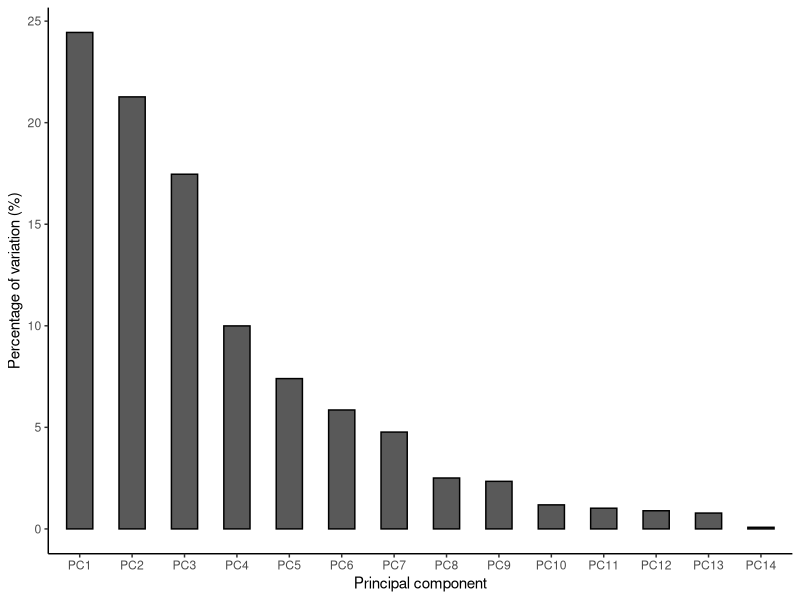
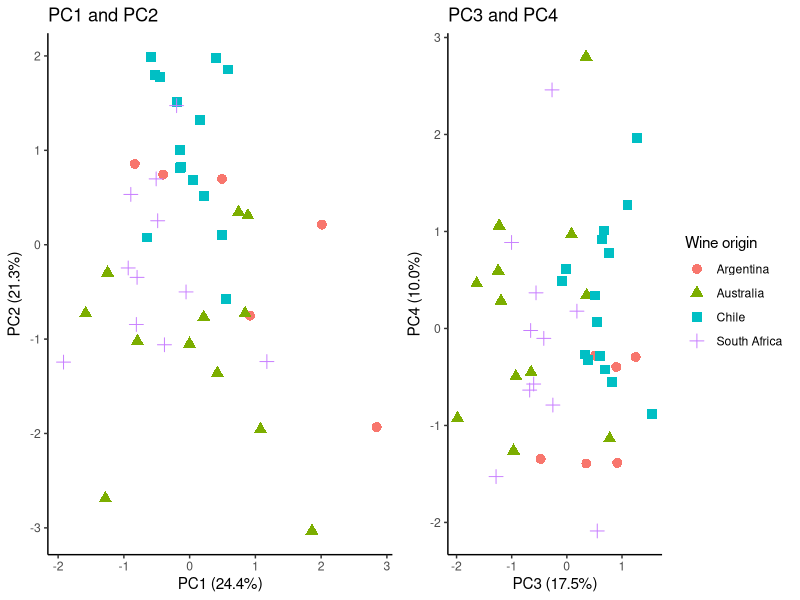
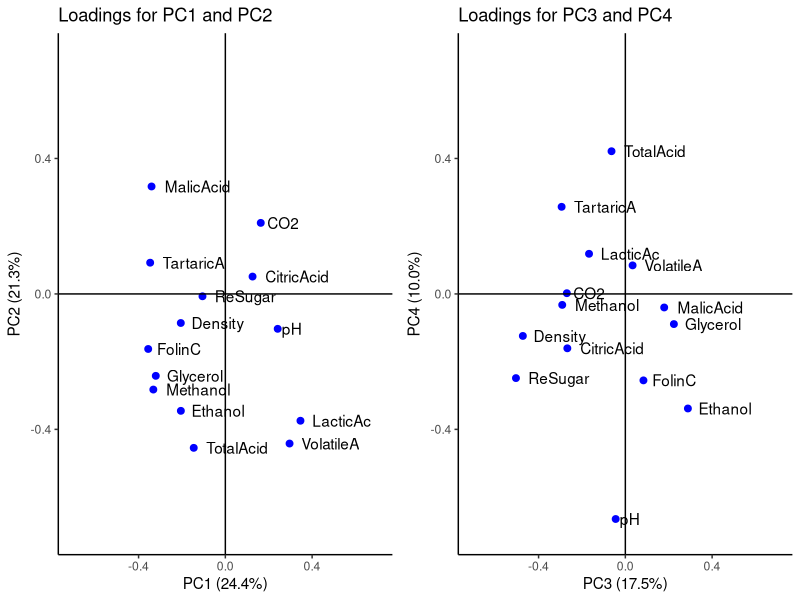

Write the R code that produced these figures, in order.
### PCA Wine Data ###

library(purrr)
library(ggplot2)
library(dplyr)
library(ggpubr)

# Data --------------------------------------------------------------------

# Variable names
var_names <- read.csv("data/Label_Pred_values_IR.csv")
var_names <- names(var_names)

# Wine labels
wine_label <- read.csv("data/Label_Wine_samples.csv", header = FALSE)
wine_label <- unname(unlist(wine_label))

# Wine data set
data_set_wine <- read.csv(
  "data/Pred_values.csv", header = FALSE,
  row.names = wine_label, col.names = var_names
)

head(data_set_wine)

# Center and divide by standard deviation ---------------------------------

# Means for each variable
var_means <- unlist(map(data_set_wine, mean))

# Standard deviation for each variable
var_sd <- unlist(map(data_set_wine, sd))

# Center each variable
data_set_wine_2 <- map2(
  data_set_wine, var_means, .f = function(x, mean) x - mean
)

# Divide by the standard deviation of each variable
data_set_wine_2 <- map2(
  data_set_wine_2, var_sd, .f = function(x, sd) x / sd
)

# Make a matrix from the previous list
data_set_wine_2 <- as.matrix(data.frame(data_set_wine_2))

head(data_set_wine_2)

# Covariance matrix -------------------------------------------------------

# Calculate the covariance matrix
cov_wine <- (t(data_set_wine_2) %*% data_set_wine_2) / 
  (nrow(data_set_wine_2) - 1)

cov_wine[1:5, 1:5]

# Eigenvectors and eigenvalues --------------------------------------------

# eigen() to obtain eigenvalues and eigenvectors
eg_wine <- eigen(cov_wine)

# Eigenvalues
eg_vals <- eg_wine$values

# Eigenvectors
eg_vecs <- eg_wine$vectors

# Number of eigenvalues
length(eg_vals)

# Number of eigenvectors
ncol(eg_vecs)

# Scree plot --------------------------------------------------------------

# Calculate variances from each eigenvalue
eg_vars <- eg_vals / (nrow(data_set_wine_2) - 1)

# Data frame with variance percentages
vars_perc <- data.frame(
  PC  = unlist(map(1:14, function(x) paste0("PC", x))),
  PER = round((eg_vars * 100) / sum(eg_vars), 4)
)

# Scree plot
ggplot(
  vars_perc, 
  aes(x = reorder(PC, order(PER, decreasing = TRUE)), y = PER)
) +
  geom_col(width = 0.5, color = "black") +
  xlab("Principal component") +
  ylab("Percentage of variation (%)") +
  theme_classic()

# Data in lower dimensions ------------------------------------------------

# Change the basis of the data
data_set_wine_eb <- data_set_wine_2 %*% solve(eg_vecs)

# Transform to a data frame
data_set_wine_eb <- data.frame(data_set_wine_eb)
colnames(data_set_wine_eb) <- vars_perc$PC

# Add a column with the origin of each wine sample
data_set_wine_eb <- data_set_wine_eb %>% 
  mutate(
    WineSample = unlist(map(wine_label, function(x) substr(x, 1, 3)))
  ) %>% 
  relocate(WineSample)

head(data_set_wine_eb)

# Scatter plot for PC1 and PC2
pc12 <- ggplot(
  data_set_wine_eb, 
  aes(PC1, PC2, color = WineSample, shape = WineSample)
) +
  geom_point(size = 3) +
  ggtitle("PC1 and PC2") +
  xlab("PC1 (24.4%)") +
  ylab("PC2 (21.3%)") +
  theme_classic() +
  theme(legend.position = "none") 

# Scatter plot for PC3 and PC4
pc34 <- ggplot(
  data_set_wine_eb, 
  aes(PC3, PC4, color = WineSample, shape = WineSample)
) +
  geom_point(size = 3) +
  scale_color_discrete(
    name = "Wine origin", 
    labels = c("Argentina", "Australia", "Chile", "South Africa")
  ) +
  scale_shape_discrete(
    name = "Wine origin", 
    labels = c("Argentina", "Australia", "Chile", "South Africa")
  ) +
  ggtitle("PC3 and PC4") +
  xlab("PC3 (17.5%)") +
  ylab("PC4 (10.0%)") +
  theme_classic()

# Both graphs side by side
ggarrange(pc12, pc34)

# Loading scores ----------------------------------------------------------

# Data frame with loading scores
loads_wine <- data.frame(eg_vecs)
colnames(loads_wine) <- vars_perc$PC
rownames(loads_wine) <- var_names

head(loads_wine)

# Scatter plot with loadings of PC1 and PC2
ld_pc12 <- ggplot(loads_wine, aes(PC1, PC2)) +
  geom_point(color = "blue", size = 2) +
  geom_vline(xintercept = 0) +
  geom_hline(yintercept = 0) +
  geom_text(aes(label = rownames(loads_wine)), hjust = -.2) +
  ggtitle("Loadings for PC1 and PC2") +
  xlim(c(-.7, .7)) +
  ylim(c(-.7, .7)) +
  xlab("PC1 (24.4%)") +
  ylab("PC2 (21.3%)") +
  theme_classic()

# Scatter plot with loadings of PC3 and PC4
ld_pc34 <- ggplot(loads_wine, aes(PC3, PC4)) +
  geom_point(color = "blue", size = 2) +
  geom_vline(xintercept = 0) +
  geom_hline(yintercept = 0) +
  geom_text(aes(label = rownames(loads_wine)), hjust = -.2) +
  ggtitle("Loadings for PC3 and PC4") +
  xlim(c(-.7, .7)) +
  ylim(c(-.7, .7)) +
  xlab("PC3 (17.5%)") +
  ylab("PC4 (10.0%)") +
  theme_classic()

# Both graphs side by side
ggarrange(ld_pc12, ld_pc34)  